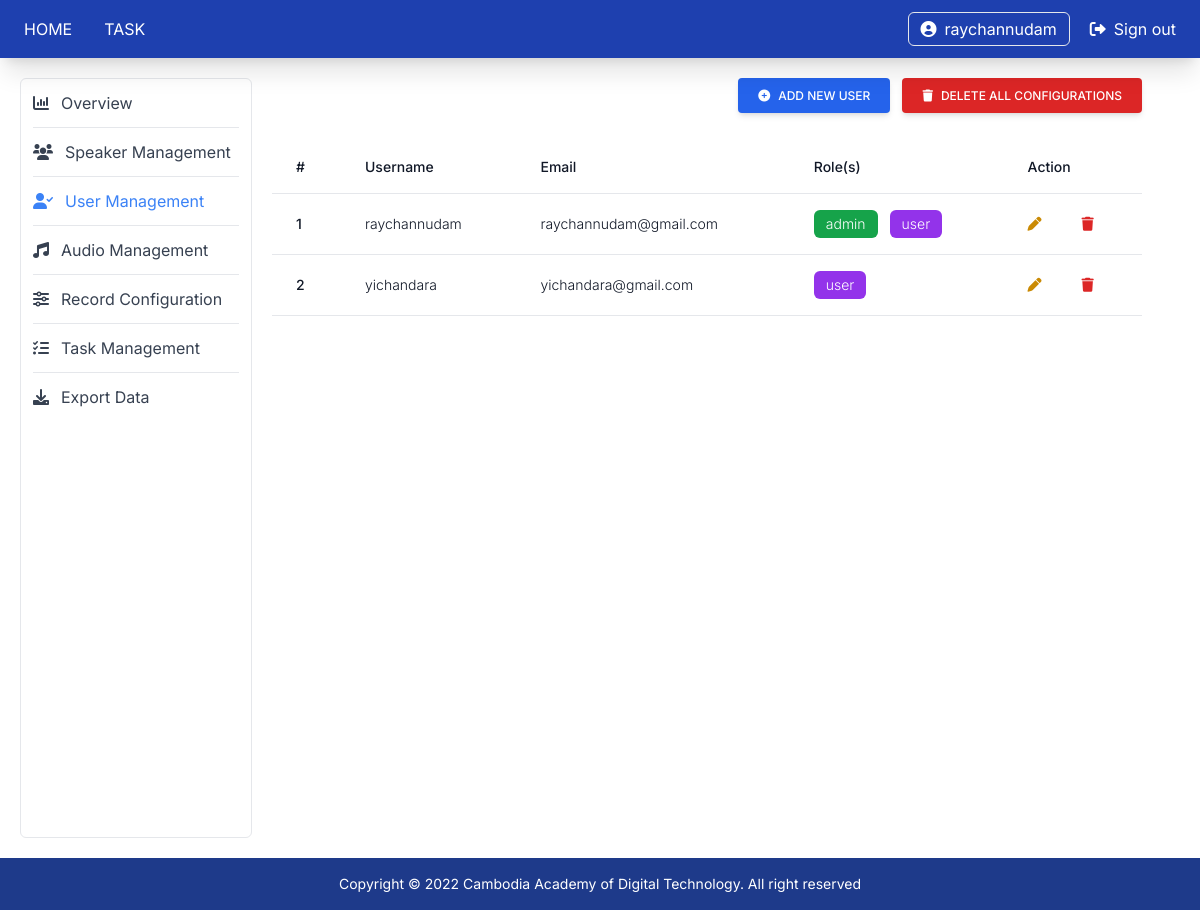
/dashboard/users (signed in), run on an earlier commit of the app's database.
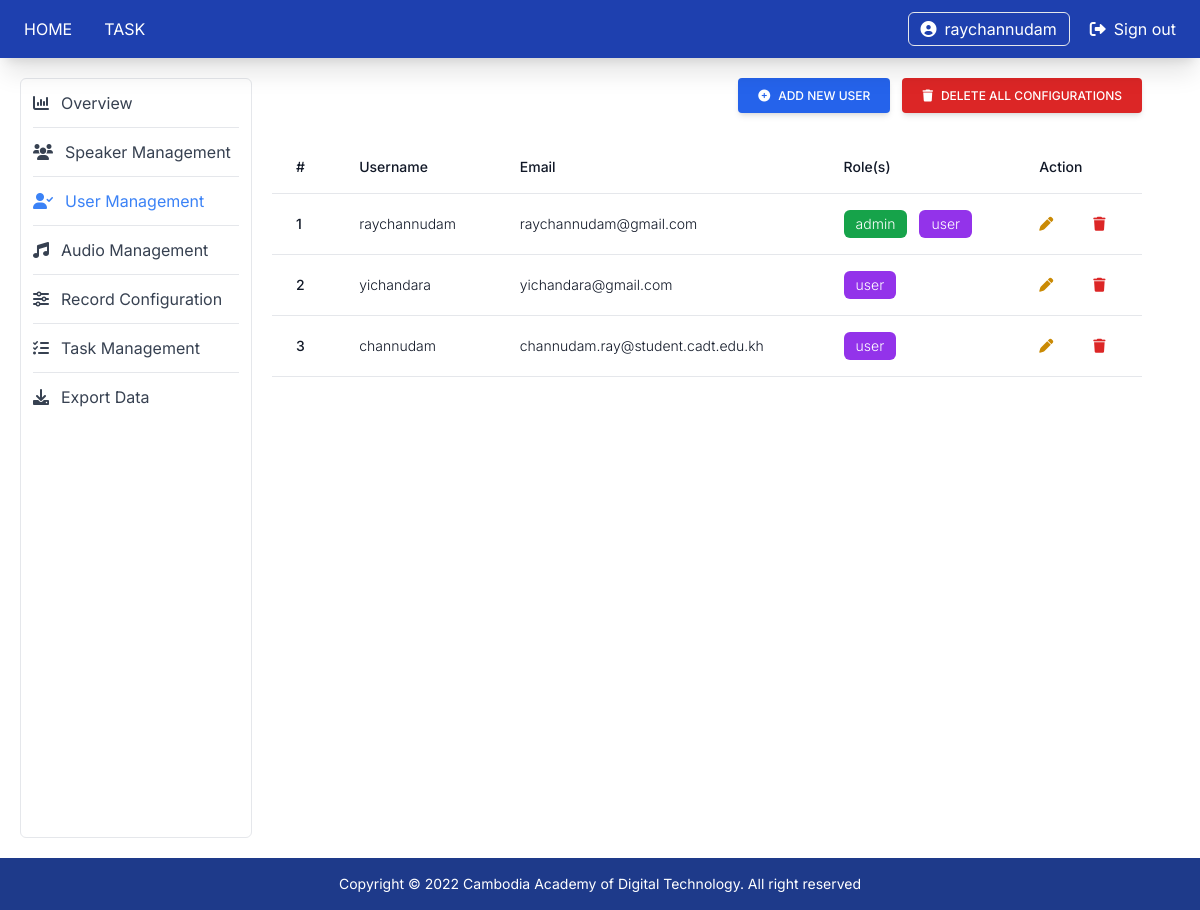
And on a later commit of the database.
### src/models/user.py (models this page shows, shortened)
class User (db.Model, UserMixin):
    id = db.Column(db.Integer(), primary_key=True)
    username = db.Column(db.String(), nullable=False, unique=True)
    email = db.Column(db.String(), nullable=False)
    password_hash = db.Column(db.String(), nullable=False, default="password_disable")
    is_active = db.Column(db.Boolean(), nullable=False, default=True)
    created_at = db.Column(db.String(), nullable=False, default=TODAY_DATE_TIME)
    updated_at = db.Column(db.String(), nullable=False, default=TODAY_DATE_TIME)
    @property
    def password(self):
        return self.password
    roles = db.relationship('Role', secondary=user_role, backref='users', lazy=True)
    speaker = db.relationship('Speaker', backref="user", lazy=True, uselist=False)
    tasks = db.relationship('Task', backref='created_by', lazy=True)

### src/models/role.py (models this page shows)
class Role(db.Model):
    id = db.Column(db.Integer(), primary_key=True)
    name = db.Column(db.String(), nullable=False, unique=True)
    created_at = db.Column(db.String(), nullable=False, default=TODAY_DATE_TIME)
    updated_at = db.Column(db.String(), nullable=False, default=TODAY_DATE_TIME)

### src/routes/dashboard_routes.py (the view, shortened to what this page needs)
@app.route('/dashboard/users', methods=['GET', 'POST'])
@login_required
@admin_required
def dashboard_user_page():
    add_new_user_form = AddNewUserForm()
    edit_user_form = EditUserForm()
    users = userController.get_all_user()
    roles = roleController.get_all_roles()
    is_active = True
    edit_is_active = True
    return render_template('dashboard/registered_user.html', users=users, add_new_user_form=add_new_user_form, roles=roles, edit_user_form=edit_user_form)

### src/controllers/role_controller.py (called while the page is built)
    def get_all_roles(self):
        roles = role.Role.query.all()
        roleList = []
        for role_item in roles:
            roleList.append(role_item)
        return roleList

### src/controllers/user_controller.py (called while the page is built)
    def get_all_user(self):
        users = user.User.query.all()
        userList = []
        for user_obj in users:
            userList.append(user_obj)
        return userList

### src/models/user.py (called while the page is built)
@login_manager.user_loader
def load_user(user_id):
    return User.query.get(int(user_id))

### src/routes/dashboard_routes.py (called while the page is built)
def admin_required(f):
    @functools.wraps(f)
    def wrap(*args, **kwargs):
        for user_role in current_user.roles:
            if user_role.name == "admin":
                return f(*args, **kwargs)
            else:
                flash("You need to be an admin to view this page.")
                return redirect(url_for('home_page'))
    return wrap

### src/templates/dashboard/registered_user.html (shortened to what the changed rows need)
{% extends 'dashboard/dashboard.html' %}
{% block dashboard_content %}
<div class="flex flex-col text-gray-700 w-full space-y-5">
  <div class="overflow-x-auto sm:-mx-6 lg:-mx-8">
    <div class="py-2 inline-block min-w-full sm:px-6 lg:px-8">
      <div class="overflow-hidden">
        <table class="min-w-full">
          <thead class="bg-white border-b">
            <tr>
              <th scope="col" class="text-sm font-medium text-gray-900 px-6 py-4 text-left">
                #
              </th>
              <th scope="col" class="text-sm font-medium text-gray-900 px-6 py-4 text-left">
                Username
              </th>
              <th scope="col" class="text-sm font-medium text-gray-900 px-6 py-4 text-left">
                Email
              </th>
              <th scope="col" class="text-sm font-medium text-gray-900 px-6 py-4 text-left">
                Role(s)
              </th>
              <th scope="col" class="text-sm font-medium text-gray-900 px-6 py-4 text-left">
                Action
              </th>
            </tr>
          </thead>
          <tbody>
            {% for user in users %}
            <tr class="bg-white border-b transition duration-300 ease-in-out hover:bg-gray-100">
              <td class="px-6 py-4 whitespace-nowrap text-sm font-medium text-gray-900">
                {{user.id}}
              </td>
              <td class="text-sm text-gray-900 font-light px-6 py-4 whitespace-nowrap">
                {{user.username}}
              </td>
              <td class="text-sm text-gray-900 font-light px-6 py-4 whitespace-nowrap">
                {{user.email}}
              </td>
              <td class="text-sm text-gray-900 font-light px-6 py-4 whitespace-nowrap">
                <div class="flex flex-row space-x-3 items-center">
                  {% for role in user.roles %}
                  {% if role.name == 'admin' %}
                  <div class="px-3 py-1 bg-green-600 text-white rounded-md">
                    {{role.name}}
                  </div>
                  {% else %}
                  <div class="px-3 py-1 bg-purple-600 text-white rounded-md">
                    {{role.name}}
                  </div>
                  {% endif %}
                  {% endfor %}
                </div>
              </td>
              <td class="text-sm text-gray-900 font-light px-6 py-4 whitespace-nowrap">
                <div class="flex flex-row space-x-10 items-center">
                  <div class="text-yellow-600 cursor-pointer">
                    <a type="button" data-bs-toggle="modal" data-bs-target="#editUser{{user.id}}">
                      <i class="fa-solid fa-pen"></i>
                    </a>
                  </div>
                  <div class="text-red-600">
                    <a href="/dashboard/user/delete/{{user.id}}">
                      <i class="fa-solid fa-trash"></i>
                    </a>
                  </div>
                </div>
              </td>
            </tr>
            {% endfor %}
          </tbody>
        </table>
      </div>
    </div>
  </div>
</div>
{% endblock %}

### src/templates/includes/navbar.html (shortened to what this page needs)
<div class="sticky">
  <div class="w-screen p-3 px-6 bg-blue-800 text-white shadow-xl">
    <div class="sm:flex flex-row items-center justify-between hidden">
      <div class="flex flex-row space-x-8 items-center">
        <div class="uppercase">
          <h1>
            <a href="{{ url_for('home_page') }}">Home</a>
          </h1>
        </div>
        <div class="uppercase">
          <h1>
            <a href="{{url_for('task_page')}}">Task</a>
          </h1>
        </div>
      </div>
      {% if current_user.is_authenticated %}
        <div class="flex flex-row space-x-5 items-center">
          <div class="flex flex-row space-x-2 items-center border rounded-md px-3 py-1 hover:bg-white hover:text-gray-700">
            <div>
              <i class="fa-solid fa-circle-user"></i>
            </div>
            <div>
              <a href="">{{current_user.username}}</a>
            </div>
          </div>
          <div class="flex-row space-x-2 items-center flex">
            <div>
              <i class="fa-solid fa-right-from-bracket"></i>
            </div>
            <div>
              <a href="{{url_for('signout_page')}}">Sign out</a>
            </div>
          </div>
        </div>
      {% endif %}
    </div>
  </div>
</div>

What changed in the data, as far as the page shows it:
added User: id "3", username "channudam", email "channudam.ray@student.cadt.edu.kh", Role (name "user")
